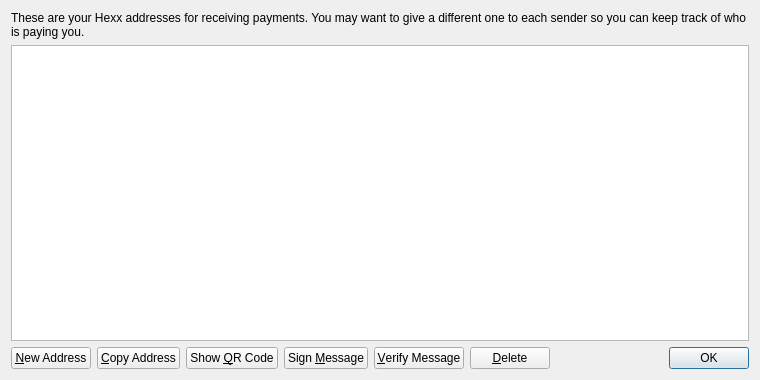
<?xml version="1.0" encoding="UTF-8"?>
<ui version="4.0">
 <class>AddressBookPage</class>
 <widget class="QWidget" name="AddressBookPage">
  <property name="geometry">
   <rect>
    <x>0</x>
    <y>0</y>
    <width>760</width>
    <height>380</height>
   </rect>
  </property>
  <property name="windowTitle">
   <string>Address Book</string>
  </property>
  <layout class="QVBoxLayout" name="verticalLayout">
   <item>
    <widget class="QLabel" name="labelExplanation">
     <property name="text">
      <string>These are your Hexx addresses for receiving payments. You may want to give a different one to each sender so you can keep track of who is paying you.</string>
     </property>
     <property name="textFormat">
      <enum>Qt::PlainText</enum>
     </property>
     <property name="wordWrap">
      <bool>true</bool>
     </property>
    </widget>
   </item>
   <item>
    <widget class="QTableView" name="tableView">
     <property name="contextMenuPolicy">
      <enum>Qt::CustomContextMenu</enum>
     </property>
     <property name="toolTip">
      <string>Double-click to edit address or label</string>
     </property>
     <property name="tabKeyNavigation">
      <bool>false</bool>
     </property>
     <property name="selectionMode">
      <enum>QAbstractItemView::SingleSelection</enum>
     </property>
     <property name="selectionBehavior">
      <enum>QAbstractItemView::SelectRows</enum>
     </property>
     <property name="sortingEnabled">
      <bool>true</bool>
     </property>
     <attribute name="verticalHeaderVisible">
      <bool>false</bool>
     </attribute>
    </widget>
   </item>
   <item>
    <layout class="QHBoxLayout" name="horizontalLayout">
     <item>
      <widget class="QPushButton" name="newAddressButton">
       <property name="toolTip">
        <string>Create a new address</string>
       </property>
       <property name="text">
        <string>&amp;New Address</string>
       </property>
      </widget>
     </item>
     <item>
      <widget class="QPushButton" name="copyToClipboard">
       <property name="toolTip">
        <string>Copy the currently selected address to the system clipboard</string>
       </property>
       <property name="text">
        <string>&amp;Copy Address</string>
       </property>
      </widget>
     </item>
     <item>
      <widget class="QPushButton" name="showQRCode">
       <property name="text">
        <string>Show &amp;QR Code</string>
       </property>
      </widget>
     </item>
     <item>
      <widget class="QPushButton" name="signMessage">
       <property name="toolTip">
        <string>Sign a message to prove you own a Hexx address</string>
       </property>
       <property name="text">
        <string>Sign &amp;Message</string>
       </property>
      </widget>
     </item>
     <item>
      <widget class="QPushButton" name="verifyMessage">
       <property name="toolTip">
        <string>Verify a message to ensure it was signed with a specified Hexx address</string>
       </property>
       <property name="text">
        <string>&amp;Verify Message</string>
       </property>
      </widget>
     </item>
     <item>
      <widget class="QPushButton" name="deleteButton">
       <property name="toolTip">
        <string>Delete the currently selected address from the list</string>
       </property>
       <property name="text">
        <string>&amp;Delete</string>
       </property>
      </widget>
     </item>
     <item>
      <spacer name="horizontalSpacer">
       <property name="orientation">
        <enum>Qt::Horizontal</enum>
       </property>
       <property name="sizeHint" stdset="0">
        <size>
         <width>40</width>
         <height>20</height>
        </size>
       </property>
      </spacer>
     </item>
     <item>
      <widget class="QDialogButtonBox" name="buttonBox">
       <property name="sizePolicy">
        <sizepolicy hsizetype="Maximum" vsizetype="Fixed">
         <horstretch>0</horstretch>
         <verstretch>0</verstretch>
        </sizepolicy>
       </property>
       <property name="standardButtons">
        <set>QDialogButtonBox::Ok</set>
       </property>
      </widget>
     </item>
    </layout>
   </item>
  </layout>
 </widget>
 <resources>
  <include location="../bitcoin.qrc"/>
 </resources>
 <connections/>
</ui>
